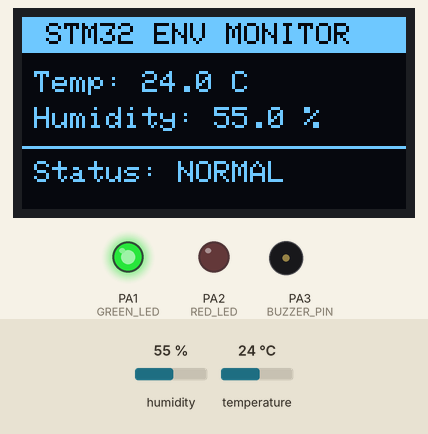
A sketch run on a simulated STM32 Blue Pill. Shown: 128×64 one-colour display, output pins drawn as LEDs (lit = HIGH), buzzer (waves = sounding). The test bench sets the inputs (shaded band); at power-on: humidity 55 %, temperature 24 °C. What the sketch prints to the serial monitor is not drawn.

Above: at 1.3 s.
1.4 s: humidity set to 69 %
At 5.0 s:
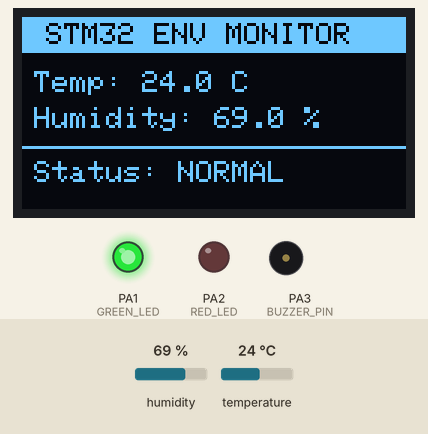
6.4 s: humidity set to 72 %
At 9.2 s:
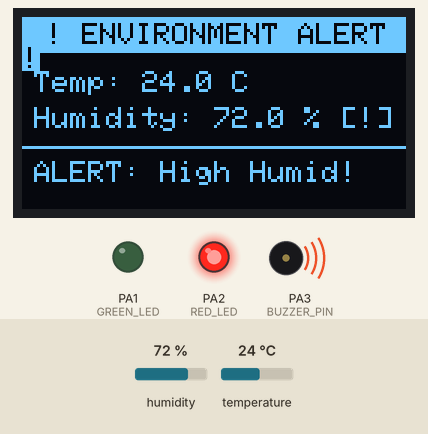
11.4 s: temperature set to 33 °C
At 13.4 s:
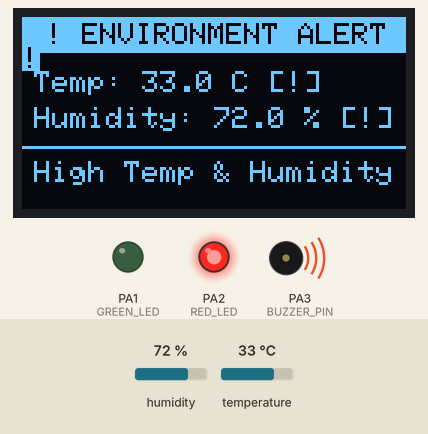
16.4 s: humidity set to 22 %
At 20.8 s:
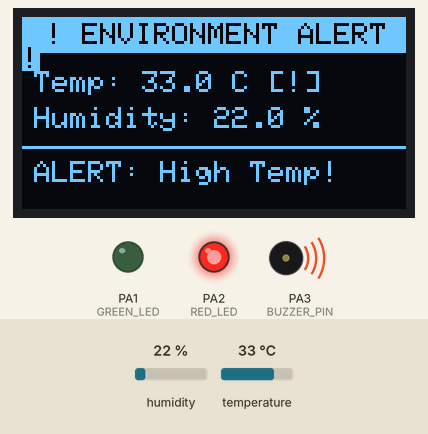
21.6 s: temperature set to 30.6 °C
At 25.0 s:
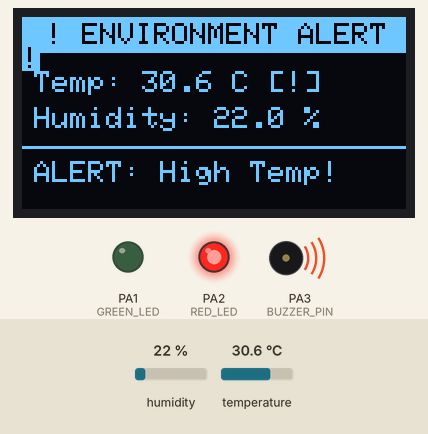
26.6 s: temperature set to 29.2 °C
At 29.3 s:
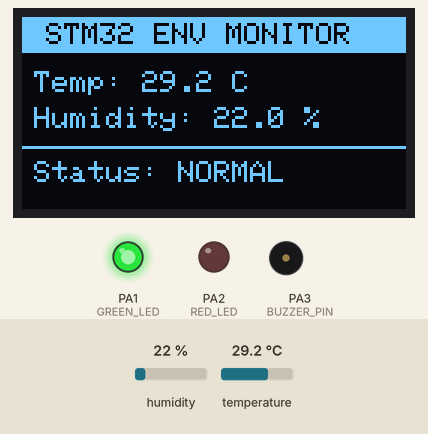
Timing chart, 0 to 30.8 s (numbered marks = the images above; inputs shaded):
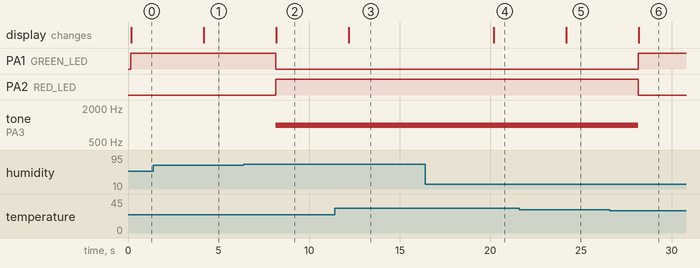

Measured:
- the behaviour switches between 70 and 71 % on humidity (found by bisection; images 1 and 2)
- the behaviour switches between 30.1 and 30 °C on temperature (found by bisection; images 5 and 6)
- after the input at 1.4 s, the display: changes after 2.8 s (image 1)
- after the input at 6.4 s, PA1 (GREEN_LED): HIGH → LOW after 1.8 s; PA2 (RED_LED): LOW → HIGH after 1.8 s; tone on PA3 (BUZZER_PIN): silent → 1000 Hz after 1.8 s; the display: changes after 1.8 s (image 2)
- after the input at 11.4 s, the display: changes after 0.79 s (image 3)
- after the input at 16.4 s, the display: changes after 3.8 s (image 4)
- after the input at 21.6 s, the display: changes after 2.6 s (image 5)
- after the input at 26.6 s, PA1 (GREEN_LED): LOW → HIGH after 1.6 s; PA2 (RED_LED): HIGH → LOW after 1.6 s; tone on PA3 (BUZZER_PIN): 1000 Hz → silent after 1.6 s; the display: changes after 1.6 s (image 6)

The sketch:

stm32-analog.ino
```cpp
/*
 * Project: STM32 Temperature and Humidity Monitor
 * Board: STM32F103C8T6 Blue Pill
 * Environment: Wokwi Simulation
 *
 * Features:
 * - DHT22 temperature and humidity monitoring
 * - SSD1306 OLED display
 * - Green and red status LEDs
 * - Buzzer alert
 * - UART serial output
 * - Two-second sampling using millis()
 */

#include <Wire.h>
#include <Adafruit_GFX.h>
#include <Adafruit_SSD1306.h>
#include <DHT.h>

// ---------------- Pin Definitions ----------------
#define GREEN_LED PA1
#define RED_LED   PA2
#define BUZZER_PIN PA3
#define DHT_PIN   PA4

// ---------------- Sensor Configuration ------------
#define DHTTYPE DHT22
#define TEMP_THRESHOLD 30.0f
#define HUMIDITY_THRESHOLD 70.0f

// ---------------- OLED Configuration --------------
#define SCREEN_WIDTH 128
#define SCREEN_HEIGHT 64
#define OLED_RESET -1
#define SCREEN_ADDRESS 0x3C

// ---------------- Objects -------------------------
DHT dht(DHT_PIN, DHTTYPE);

Adafruit_SSD1306 display(
    SCREEN_WIDTH,
    SCREEN_HEIGHT,
    &Wire,
    OLED_RESET
);

// ---------------- Sampling Configuration ----------
const unsigned long SAMPLE_INTERVAL_MS = 2000;
unsigned long lastSampleTime = 0;

// ---------------- Function Declarations -----------
void displaySplash();
void displayReadings(float temp, float hum,
                     bool tempAlert, bool humAlert);
void displaySensorError();
void readAndProcessSensor();

// ---------------- OLED Splash Screen --------------
void displaySplash()
{
    display.clearDisplay();

    display.setTextSize(1);
    display.setTextColor(SSD1306_WHITE);

    display.setCursor(10, 10);
    display.println(F("STM32 ENV MONITOR"));

    display.setCursor(18, 26);
    display.println(F("DHT22 & SSD1306"));

    display.setCursor(15, 42);
    display.println(F("Initializing..."));

    display.drawRect(0, 0, 128, 64, SSD1306_WHITE);
    display.display();
}

// ---------------- Display Readings -----------------
void displayReadings(float temp, float hum,
                     bool tempAlert, bool humAlert)
{
    display.clearDisplay();

    // Header
    display.fillRect(0, 0, 128, 12, SSD1306_WHITE);
    display.setTextColor(SSD1306_BLACK, SSD1306_WHITE);
    display.setCursor(8, 2);

    if (tempAlert || humAlert) {
        display.print(F("! ENVIRONMENT ALERT !"));
    } else {
        display.print(F("STM32 ENV MONITOR"));
    }

    // Measurement values
    display.setTextColor(SSD1306_WHITE);
    display.setTextSize(1);

    display.setCursor(4, 18);
    display.print(F("Temp: "));
    display.print(temp, 1);
    display.print(F(" C"));

    if (tempAlert) {
        display.print(F(" [!]"));
    }

    display.setCursor(4, 30);
    display.print(F("Humidity: "));
    display.print(hum, 1);
    display.print(F(" %"));

    if (humAlert) {
        display.print(F(" [!]"));
    }

    display.drawFastHLine(0, 43, 128, SSD1306_WHITE);

    display.setCursor(4, 48);

    if (tempAlert && humAlert) {
        display.print(F("High Temp & Humidity"));
    } else if (tempAlert) {
        display.print(F("ALERT: High Temp!"));
    } else if (humAlert) {
        display.print(F("ALERT: High Humid!"));
    } else {
        display.print(F("Status: NORMAL"));
    }

    display.display();
}

// ---------------- Sensor Error Screen --------------
void displaySensorError()
{
    display.clearDisplay();

    display.fillRect(0, 0, 128, 12, SSD1306_WHITE);
    display.setTextColor(SSD1306_BLACK, SSD1306_WHITE);
    display.setCursor(14, 2);
    display.print(F("SENSOR READ ERROR"));

    display.setTextColor(SSD1306_WHITE);
    display.setTextSize(1);

    display.setCursor(4, 20);
    display.println(F("Failed to read DHT22"));

    display.setCursor(4, 32);
    display.println(F("Check sensor wiring"));

    display.setCursor(4, 48);
    display.println(F("Retrying shortly"));

    display.display();
}

// ---------------- Read and Process Sensor -----------
void readAndProcessSensor()
{
    float temperature = dht.readTemperature();
    float humidity = dht.readHumidity();

    // Check for invalid sensor readings
    if (isnan(temperature) || isnan(humidity)) {
        Serial.println(F("[ERROR] Failed to read DHT22"));

        displaySensorError();

        digitalWrite(GREEN_LED, LOW);
        digitalWrite(RED_LED, HIGH);
        noTone(BUZZER_PIN);
        digitalWrite(BUZZER_PIN, LOW);

        return;
    }

    // Evaluate safety thresholds
    bool tempAlert = (temperature > TEMP_THRESHOLD);
    bool humAlert = (humidity > HUMIDITY_THRESHOLD);

    // Send measurements over UART
    Serial.print(F("[DATA] Temperature: "));
    Serial.print(temperature, 1);
    Serial.print(F(" C | Humidity: "));
    Serial.print(humidity, 1);
    Serial.print(F(" % | Status: "));

    if (tempAlert || humAlert) {
        digitalWrite(GREEN_LED, LOW);
        digitalWrite(RED_LED, HIGH);
        tone(BUZZER_PIN, 1000);

        if (tempAlert && humAlert) {
            Serial.println(F("CRITICAL: High temperature and humidity"));
        } else if (tempAlert) {
            Serial.println(F("WARNING: High temperature"));
        } else {
            Serial.println(F("WARNING: High humidity"));
        }
    } else {
        digitalWrite(GREEN_LED, HIGH);
        digitalWrite(RED_LED, LOW);
        noTone(BUZZER_PIN);
        digitalWrite(BUZZER_PIN, LOW);

        Serial.println(F("NORMAL"));
    }

    displayReadings(temperature, humidity, tempAlert, humAlert);
}

// ---------------- Setup -----------------------------
void setup()
{
    Serial.begin(9600);
    delay(100);

    Serial.println();
    Serial.println(F("================================"));
    Serial.println(F("STM32 Temperature Monitor"));
    Serial.println(F("================================"));

    // Configure GPIO outputs
    pinMode(GREEN_LED, OUTPUT);
    pinMode(RED_LED, OUTPUT);
    pinMode(BUZZER_PIN, OUTPUT);

    digitalWrite(GREEN_LED, LOW);
    digitalWrite(RED_LED, LOW);
    digitalWrite(BUZZER_PIN, LOW);

    // Initialize I2C and OLED
    Wire.begin();

    if (display.begin(SSD1306_SWITCHCAPVCC, SCREEN_ADDRESS)) {
        Serial.println(F("[OK] OLED initialized"));
        displaySplash();
    } else {
        Serial.println(F("[ERROR] OLED initialization failed"));
    }

    // Initialize DHT22
    dht.begin();
    Serial.println(F("[OK] DHT22 initialized"));

    Serial.println(F("[INFO] Sampling interval: 2000 ms"));

    // Take the first measurement immediately
    lastSampleTime = millis() - SAMPLE_INTERVAL_MS;
}

// ---------------- Main Loop ------------------------
void loop()
{
    unsigned long currentTime = millis();

    if (currentTime - lastSampleTime >= SAMPLE_INTERVAL_MS) {
        lastSampleTime = currentTime;
        readAndProcessSensor();
    }
}
```
